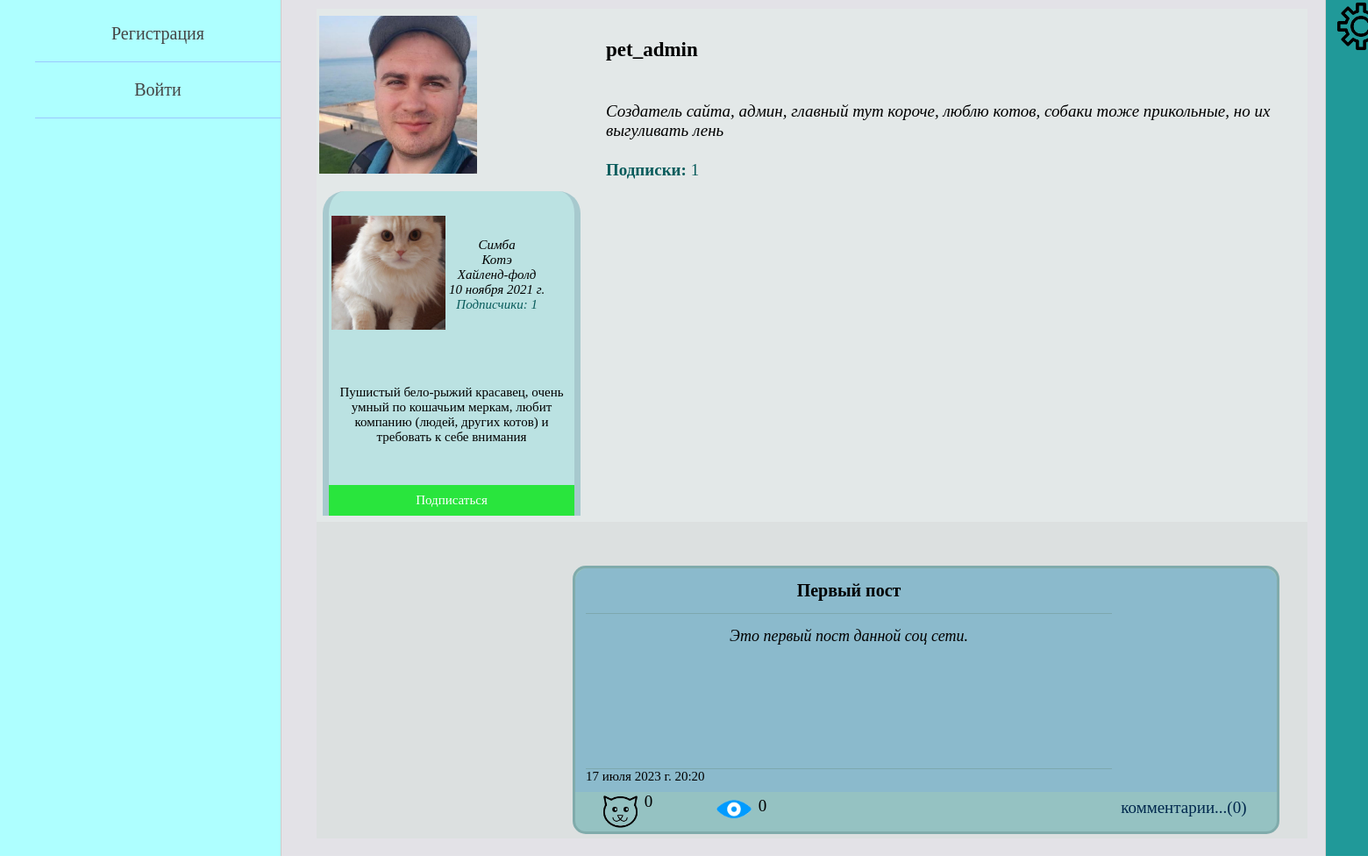
Page /profile/1/ on the earlier database version.
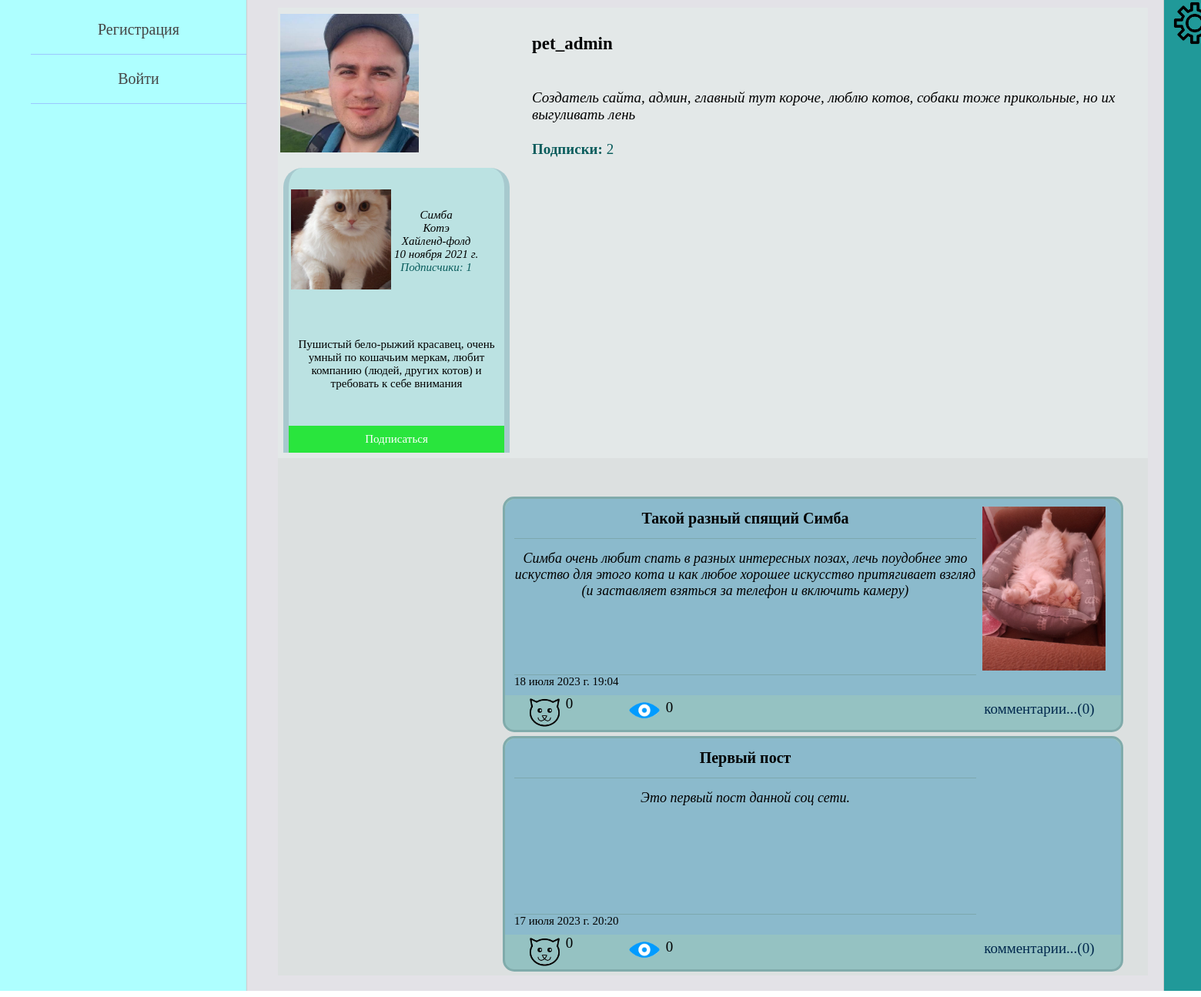
Same page on the later database version.
### pet_owners/models.py (models this page shows, shortened)
class Owner(AbstractUser):
    date_of_birth = models.DateField(blank=True, verbose_name='дата рождения пользователя', null=True)
    avatar = models.ImageField(upload_to="owners_photos/%Y/%m/%d/", blank=True,
                               verbose_name='фото пользователя', null=True)
    about_myself = models.TextField(max_length=520, blank=True, verbose_name='о себе', null=True)
    instagram = models.URLField(blank=True, verbose_name='инстаграм', null=True)
    vkontakte = models.URLField(blank=True, verbose_name='вконтакте', null=True)
    youtube = models.URLField(blank=True, verbose_name='ютуб', null=True)

class Animal(models.Model):
    GENDER = (
        ("male", "male"),
        ("female", "female")
    )
    name_of_animal = models.CharField(max_length=55, verbose_name='имя питомца')
    pet_owner = models.ForeignKey(settings.AUTH_USER_MODEL, on_delete=models.CASCADE, verbose_name='владелец')
    category_of_animal = models.ForeignKey(AnimalCategory, on_delete=models.PROTECT, verbose_name='вид')
    animal_breed = models.CharField(max_length=100, blank=True, verbose_name='порода питомца')
    date_of_animal_birth = models.DateField(verbose_name='дата рождения питомца')
    sex = models.CharField(max_length=6, choices=GENDER, verbose_name='пол', null=True)
    animal_photo = models.ImageField(upload_to="animals_photos/%Y/%m/%d/", verbose_name='фото питомца')
    about_pet = models.TextField(max_length=520, verbose_name='о питомце')
    def change_follower(self):
        return reverse('change_follower_for_animal', kwargs={'animal_id': self.pk})
    class Meta:
        verbose_name = 'Питомец'
        verbose_name_plural = 'Питомцы'

class AnimalCategory(models.Model):
    category = models.CharField(max_length=255, verbose_name='вид домашнего животного')
    def __str__(self):
        return self.category
    class Meta:
        verbose_name = 'Вид'
        verbose_name_plural = 'Виды'

class OwnerPost(models.Model):
    autor = models.ForeignKey(settings.AUTH_USER_MODEL, on_delete=models.CASCADE, verbose_name='автор поста')
    title = models.CharField(max_length=105, blank=True, verbose_name='заголовок')
    text_of_post = models.TextField(max_length=2000, verbose_name='текст поста')
    animals = models.ManyToManyField(Animal, related_name='posts',
                                     verbose_name='питомцы в посте')
    is_published = models.BooleanField(default=True)
    date_create = models.DateTimeField(auto_now_add=True, verbose_name='дата создания поста')
    views = models.ManyToManyField(settings.AUTH_USER_MODEL, related_name='views', verbose_name='просмотры')
    likes = models.ManyToManyField(settings.AUTH_USER_MODEL, related_name='likes', verbose_name='лайки')
    class Meta:
        verbose_name = 'Пост пользователя'
        verbose_name_plural = 'Посты пользователей'
        ordering = ['-date_create']

class PostImage(models.Model):
    img = models.ImageField(upload_to="img_of_post/%Y/%m/%d/", verbose_name='изображение')
    post = models.ForeignKey(OwnerPost, on_delete=models.CASCADE, related_name='images', verbose_name='пост')
    owner = models.ForeignKey(settings.AUTH_USER_MODEL, on_delete=models.CASCADE, verbose_name='владелец фото')

### pet_owners/views.py (the view)
# urls.py: path('profile/<int:id>/', ProfileHome.as_view(all_animals=False),
class ProfileHome(DataMixin, ListView):
    model = Owner
    template_name = 'pet_owners/profile_page.html'
    context_object_name = 'profile'
    all_animals = False
    def get_queryset(self):
        return Owner.objects.get(pk=self.kwargs['id'])
    def get_context_data(self, *, object_list=None, **kwargs):
        context = super().get_context_data(**kwargs)
        user = Owner.objects.get(pk=self.kwargs['id'])
        if self.request.user.id == self.kwargs['id']:
            context['title'] = "Мой профиль"
        else:
            context['title'] = f"Профиль {user.username}"
        left_menu = self.get_left_menu()
        context.update(left_menu)
        subs_and_animals = self.get_subscriptions_and_animals_of_owner(user)
        context.update(subs_and_animals)
        owner_posts = self.get_owner_posts(user)
        context.update(owner_posts)
        return context

### pet_owners/templates/pet_owners/profile_page.html (shortened to what this page needs)
{% extends 'pet_owners/base.html' %}
{% load pet_owners_tags %}
{% block content %}
<table border=0 cellpadding="0" cellspacing="0" class="profile_table">
<tr class="user_info">
    <td>
        <table>
        <tr>
            <td class="avatar_zone">
                <img src="{{profile.avatar.url}}" width=180>
            </td>
            <td class="about_user_zone">
                <table class="about_user">
                <tr class="username"><td><p>{{profile.username}}</p></td></tr>
                <tr class="user_bio"><td><p>{{profile.about_myself}}</p></td></tr>
                <tr class="subs_of_user"><td>
                    <a href="#"><span>Подписки: </span>{{num_of_subs}}</a>
                </td></tr>
                </table>
            </td>
        </tr>
        </table>
    </td>
</tr>
<tr class="animals_info">
    <td width="1350">
        {% if num_of_animals %}
            <table cellpadding="0" cellspacing="7">
            <tr>
            {% for animal in animals %}
                {% create_foll_list animal.name_of_animal user_animals_followed as foll_list %}
                <td class="animal_cell">
                    <table cellpadding="0" cellspacing="0">
                        <tr><td>
                            <table class="avatar_and_parameters"><tr>
                                <td valign="middle" class="animal_avatar">
                                    <img src="{{animal.animal_photo.url}}" width=130>
                                </td>
                                <td valign="middle" class="animal_parameters">
                                    <div>{{animal.name_of_animal}}</div>
                                    <div>{{animal.category_of_animal}}</div>
                                    <div>{{animal.animal_breed}}</div>
                                    <div>{{animal.date_of_animal_birth}}</div>
                                    <div class="subs_of_user">
                                        <a href="#">
                                            <span>Подписчики: </span>{{foll_list.count_folls}}
                                        </a>
                                    </div>
                                </td>
                            </tr></table>
                        </td></tr>
                        <tr><td class="about_animal">
                            {{animal.about_pet|truncatewords:50}}
                        </td></tr>
                        {% if request.user.id != profile.pk and foll_list.is_followed %}
                            <tr><td>
                                <div class="unfollow_animal">
                                    <a href="{{animal.change_follower}}">Отписаться</a>
                                </div>
                            </td></tr>
                        {% elif request.user.id != profile.pk %}
                            <tr><td>
                                <div class="follow_animal">
                                    <a href="{{animal.change_follower}}">Подписаться</a>
                                </div>
                            </td></tr>
                        {% endif %}
                    </table>
                </td>
            {% endfor %}
            </tr>
            </table>
        {% endif %}
    </td>
</tr>
<tr class="news_feed">
    <td><div class="all_posts">
        {% for post in all_posts %}
            {% get_data_for_post post.title data_for_post as post_data %}
            <div class="post_cell">
                <a href="{% url 'post' post.pk %}"><div class="post_info">
                    <div class="title_and_text">
                        <div class="post_title">
                            {{post.title}}
                        </div>
                        <div class="post_text">
                            {{post.text_of_post|truncatewords:50}}
                        </div>
                        <div class="post_datetime">
                            {{post.date_create}}
                        </div>
                    </div>
                    <div class="imgs_in_post">
                        <img src="{{post_data.img.img.url}}" width=160>
                    </div>
                </div></a>
                <div class="post_parameters">
                    {% show_likes_and_views post post_data %}
                    <div class="post_comments">
                        <a href="{% url 'post' post.pk %}">комментарии...(0)</a>
                    </div>
                </div>
            </div>
        {% endfor %}
    </div></td>
</tr>
</table>
{% endblock %}

### pet_owners/templates/pet_owners/base.html (shortened to what this page needs)
{% load static %}
<!DOCTYPE html>
<html lang="en">
<head>
    <link type="text/css" href="{% static 'pet_owners/css/styles.css' %}" rel="stylesheet" />
</head>
<body>
<table class="table-page" border=0 cellpadding="0" cellspacing="0">
<tr>
    <td valign="top" class="left-chapters">
        <ul id="leftchapters">
            {% for el_menu in left_menu %}
                {% if request.user.is_authenticated %}
                    <li><a href="{% url el_menu.url_name.0 el_menu.url_name.1 %}">{{el_menu.title}}</a></li>
                {% else %}
                    <li><a href="{% url el_menu.url_name %}">{{el_menu.title}}</a></li>
                {% endif %}
            {% endfor %}
        </ul>
    </td>
    <td valign="top" class="content">
        <div class="content-text">
            {% block content %}
            {% endblock %}
        </div>
    </td>
    <td valign="top" class="right-chapters">
        <table border=0 cellpadding="0" cellspacing="0">
            <tr class="settings_button"><td>
                <a href="#">
                    <img src="/static/pet_owners/images/settings_img.png" width="60">
                </a>
            </td></tr>
            <tr><td>
                <ul id="rightchapters">
                </ul>
            </td></tr>
        </table>
    </td>
</tr>
</table>
</body>
</html>

### pet_owners/templates/pet_owners/likes_and_views_for_posts.html
<div class="post_likes">
    <div class="img_like">
    <a href="{% url 'like_for_post' post.pk %}">
        {% if post_data.is_liked %}
            <img src="/static/pet_owners/images/active_like.png" width="45">
        {% else %}
            <img src="/static/pet_owners/images/like.png" width="45">
        {% endif %}
    </a>
    </div>
    <div class="like_count">{{post.likes.count}}</div>
</div>
<div class="post_views">
    <div class="img_view">
        <img src="/static/pet_owners/images/view.png" width="45">
    </div>
    <div class="view_count">{{post.views.count}}</div>
</div>

Differences in the rows shown:
added OwnerPost: title "Такой разный спящий Симба", text_of_post "Симба очень любит спать в разных интересных позах, лечь поудобнее это искуство для этого кота и как любое хорошее искусство притягивает взгляд (и заставляет взяться за телефон и включить камеру)", date_create "18 июля 2023 г. 19:04", img.img (picture), likes.count "0", views.count "0"
Other differences:
{{ num_of_subs }}: "1" → "2"
